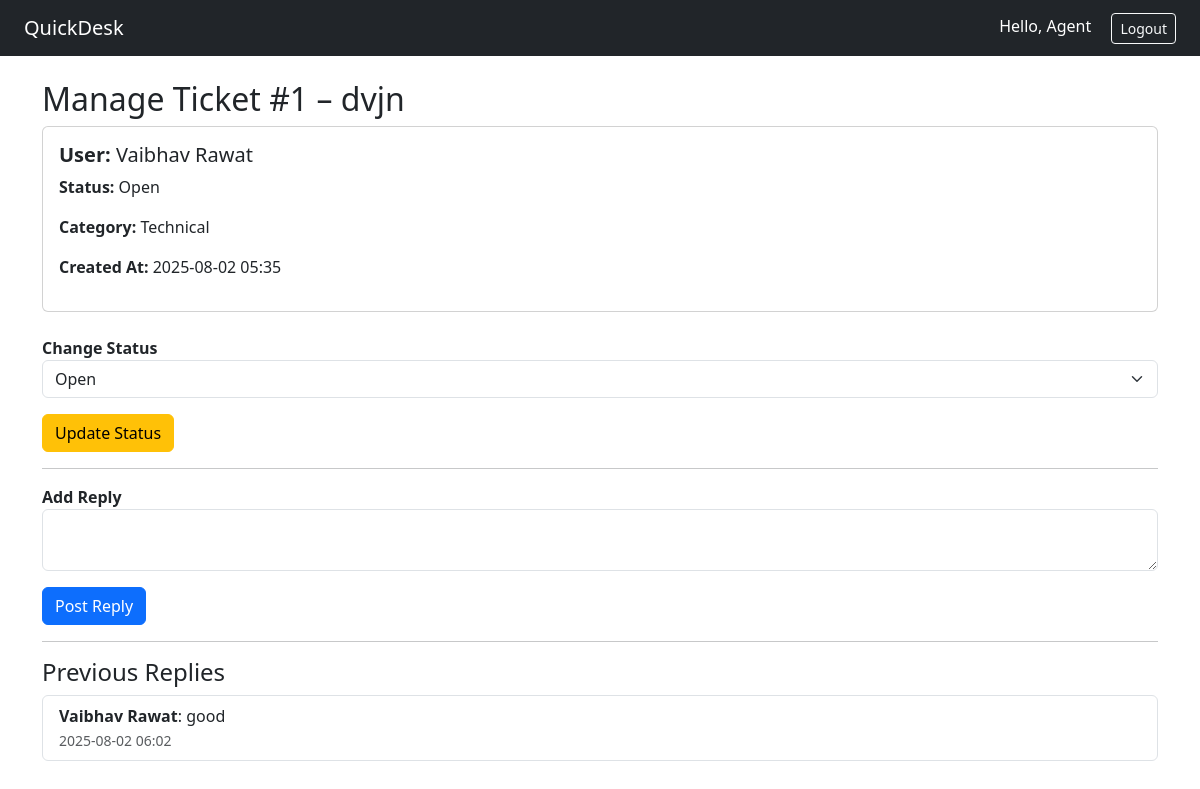
Page /agent/ticket/1 (signed in) on the earlier database version.
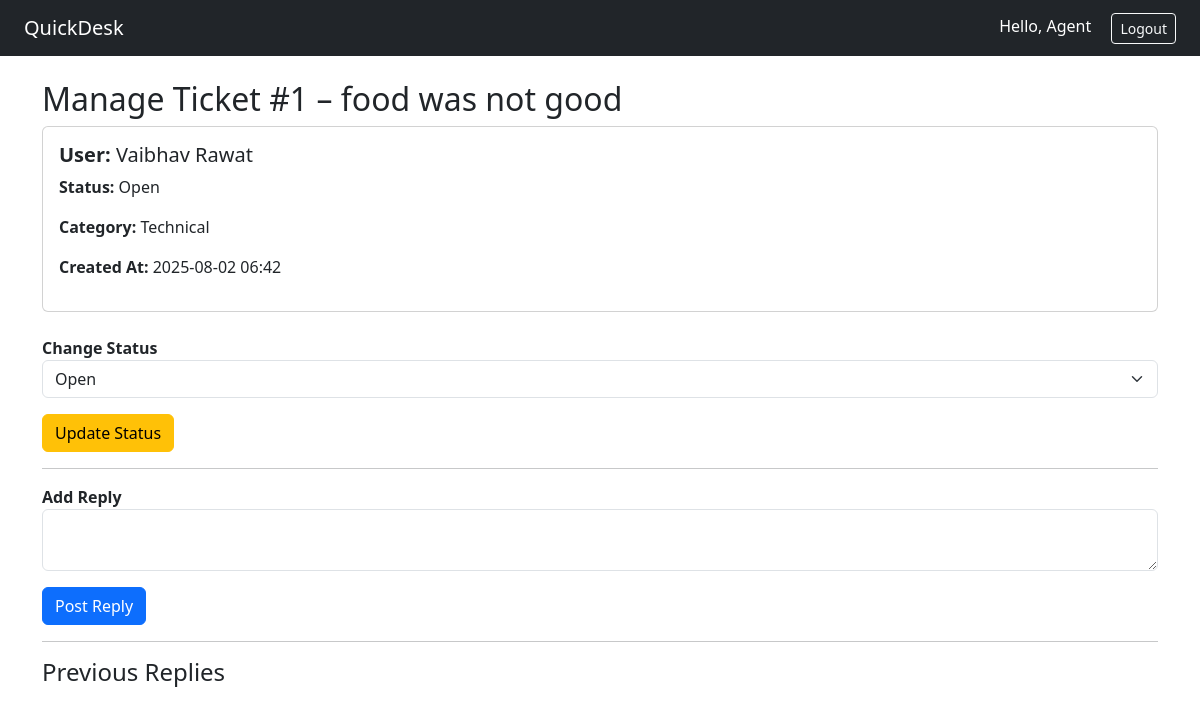
Same page on the later database version.
### app.py (models this page shows)
class Ticket(db.Model):
    id = db.Column(db.Integer, primary_key=True)
    subject = db.Column(db.String(200), nullable=False)
    description = db.Column(db.Text, nullable=False)
    category = db.Column(db.String(100), nullable=False)
    attachment = db.Column(db.String(200))
    status = db.Column(db.String(50), default='Open')
    user_id = db.Column(db.Integer, db.ForeignKey('user.id'), nullable=False)
    user_name = db.Column(db.String(150), nullable=False)  # ✅ store user name
    created_at = db.Column(db.DateTime, default=datetime.utcnow)
    replies = db.relationship('TicketReply', backref='ticket', lazy=True)

class TicketReply(db.Model):
    id = db.Column(db.Integer, primary_key=True)
    ticket_id = db.Column(db.Integer, db.ForeignKey('ticket.id'), nullable=False)
    user_id = db.Column(db.Integer, db.ForeignKey('user.id'), nullable=False)
    author_name = db.Column(db.String(150), nullable=False)  # ✅ store reply author name
    content = db.Column(db.Text, nullable=False)
    created_at = db.Column(db.DateTime, default=datetime.utcnow)

### app.py (the view, shortened to what this page needs)
@app.route('/agent/ticket/<int:ticket_id>', methods=['GET', 'POST'])
@login_required
@role_required('agent')
def agent_ticket_detail(ticket_id):
    ticket = Ticket.query.get_or_404(ticket_id)
    replies = TicketReply.query.filter_by(ticket_id=ticket_id).order_by(TicketReply.created_at.asc()).all()
    return render_template('agent_ticket_detail.html', ticket=ticket, replies=replies)

### app.py (called while the page is built)
@login_manager.user_loader
def load_user(user_id):
    return User.query.get(int(user_id))

def role_required(role_name):
    def wrapper(f):
        @wraps(f)
        def decorated_function(*args, **kwargs):
            if not current_user.is_authenticated or current_user.role != role_name:
                flash("Access denied.", "warning")
                return redirect(url_for('dashboard'))
            return f(*args, **kwargs)
        return decorated_function
    return wrapper

### templates/agent_ticket_detail.html (shortened to what this page needs)
{% extends 'base.html' %}
{% block content %}
<h2>Manage Ticket #{{ ticket.id }} – {{ ticket.subject }}</h2>
<div class="card p-3 mb-4">
  <h5 class="mb-2"><strong>User:</strong> {{ ticket.owner.name }}</h5>
  <p><strong>Status:</strong> {{ ticket.status }}</p>
  <p><strong>Category:</strong> {{ ticket.category }}</p>
  <p><strong>Created At:</strong> {{ ticket.created_at.strftime('%Y-%m-%d %H:%M') }}</p>
</div>
<form method="POST" action="{{ url_for('agent_ticket_detail', ticket_id=ticket.id) }}">
  <div class="mb-3">
    <label><strong>Change Status</strong></label>
    <select name="status" class="form-select">
      <option value="Open" {% if ticket.status == 'Open' %}selected{% endif %}>Open</option>
    </select>
  </div>
  <button class="btn btn-warning" name="action" value="update_status">Update Status</button>
</form>
<hr>
<form method="POST" action="{{ url_for('agent_ticket_detail', ticket_id=ticket.id) }}">
  <div class="mb-3">
    <label for="reply"><strong>Add Reply</strong></label>
    <textarea name="reply" id="reply" class="form-control" required></textarea>
  </div>
  <button class="btn btn-primary" name="action" value="add_reply">Post Reply</button>
</form>
<hr>
<h4>Previous Replies</h4>
<ul class="list-group mb-4">
  {% for reply in replies %}
    <li class="list-group-item">
      <strong>{{ reply.author_name }}</strong>: {{ reply.content }}<br>
      <small class="text-muted">{{ reply.created_at.strftime('%Y-%m-%d %H:%M') }}</small>
    </li>
  {% endfor %}
</ul>
{% endblock %}

Differences in the rows shown:
removed TicketReply: author_name "Vaibhav Rawat", content "good", created_at "2025-08-02 06:02"
changed Ticket "Open": subject "dvjn" → "food was not good"; created_at "2025-08-02 05:35" → "2025-08-02 06:42"
